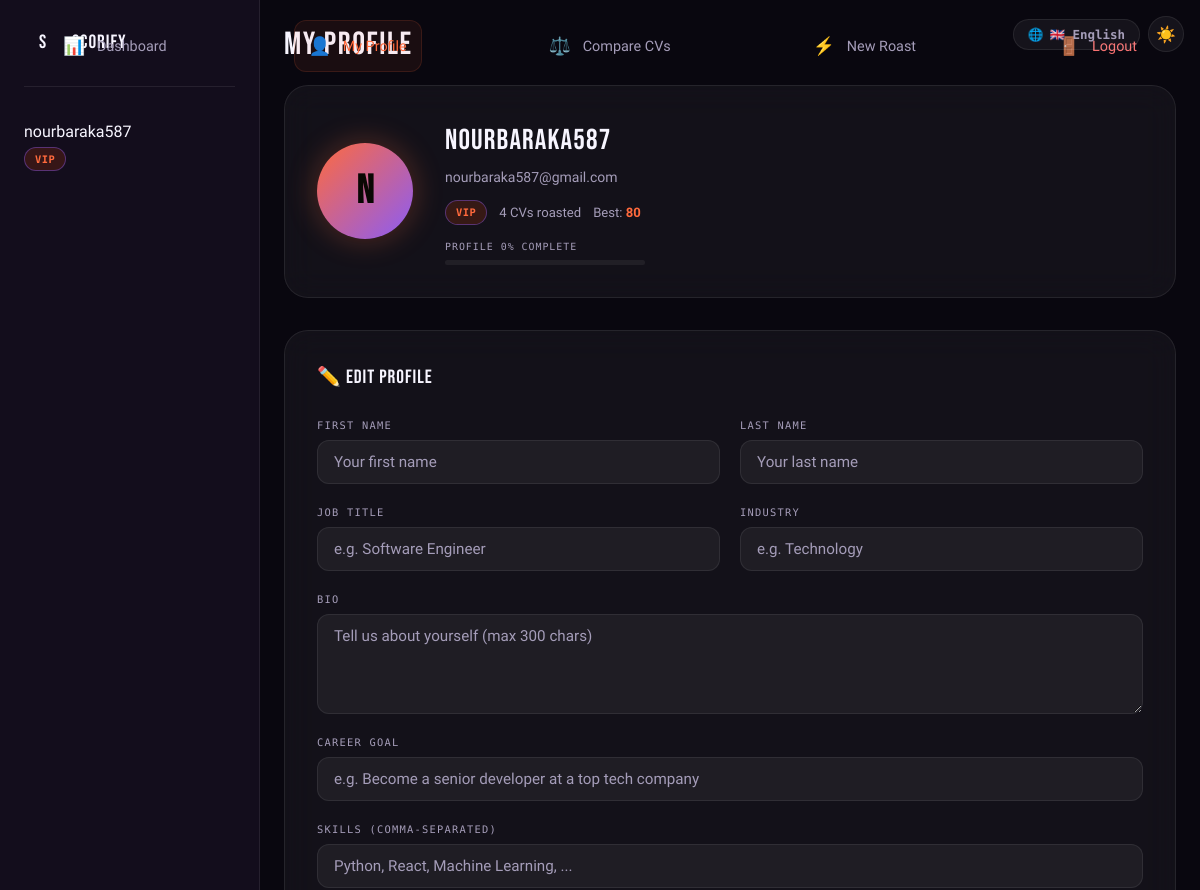
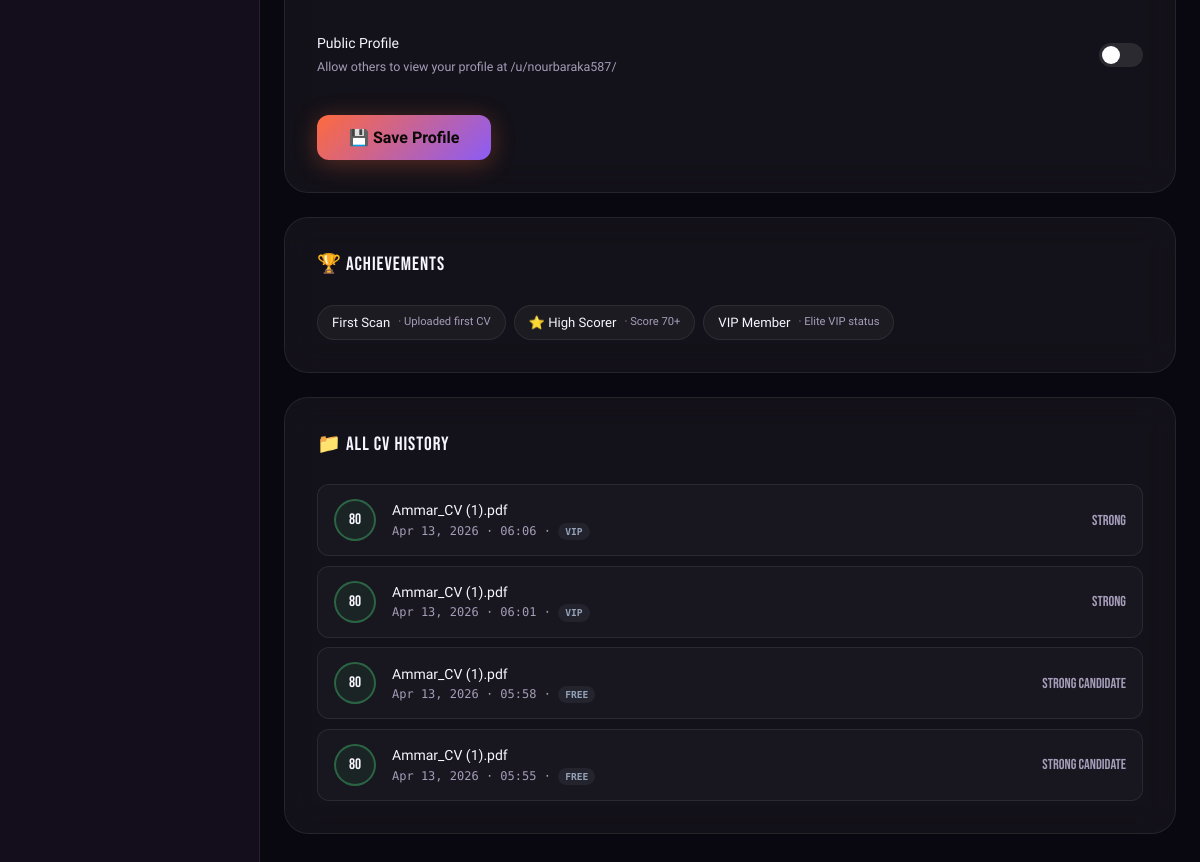
Page /profile/ (signed in) on the committed database (2 pictures, top to bottom).
### roaster/models.py (models this page shows, shortened)
class UserProfile(models.Model):
  PLAN_FREE = 'free'
  PLAN_PRO = 'pro'
  PLAN_VIP = 'vip'
  PLAN_CHOICES = [(PLAN_FREE,'Free'),(PLAN_PRO,'Pro'),(PLAN_VIP,'VIP')]
  user = models.OneToOneField(User, on_delete=models.CASCADE, related_name='profile')
  plan = models.CharField(max_length=10, choices=PLAN_CHOICES, default=PLAN_FREE)
  pro_since = models.DateTimeField(null=True, blank=True)
  pro_expires = models.DateTimeField(null=True, blank=True)
  total_uploads = models.IntegerField(default=0)
  avatar = models.ImageField(upload_to='avatars/', null=True, blank=True)
  job_title = models.CharField(max_length=100, blank=True)
  industry = models.CharField(max_length=100, blank=True)
  bio = models.TextField(blank=True, max_length=300)
  career_goal = models.CharField(max_length=200, blank=True)
  skills_tags = models.TextField(blank=True)
  best_score = models.IntegerField(default=0)
  public_profile = models.BooleanField(default=False)
  onboarding_done = models.BooleanField(default=False)
  bonus_uploads = models.IntegerField(default=0) # earned via referrals
  created_at = models.DateTimeField(auto_now_add=True)
  @property
  def is_pro(self):
    return self.plan in (self.PLAN_PRO, self.PLAN_VIP)
  @property
  def plan_badge(self):
    return {'free':'⚪','pro':'🔵','vip':''}.get(self.plan,'⚪')
  @property
  def profile_completion(self):
    fields = [self.user.first_name, self.job_title, self.industry,
         self.bio, self.career_goal, self.skills_tags]
    filled = sum(1 for f in fields if f)
    has_avatar = 1 if self.avatar else 0
    return int(((filled + has_avatar) / (len(fields) + 1)) * 100)
  @property
  def achievements(self):
    badges = []
    if self.total_uploads >= 1: badges.append({'icon':'','name':'First Scan','desc':'Uploaded first CV'})
    if self.total_uploads >= 5: badges.append({'icon':'💪','name':'Scan Veteran','desc':'5 CVs analyzed'})
    if self.total_uploads >= 10: badges.append({'icon':'🏆','name':'Scan Master','desc':'10 CVs analyzed'})
    if self.total_uploads >= 25: badges.append({'icon':'👑','name':'Scan Legend','desc':'25 CVs analyzed'})
    if self.best_score >= 70: badges.append({'icon':'⭐','name':'High Scorer','desc':'Score 70+'})
    if self.best_score >= 85: badges.append({'icon':'💎','name':'Elite CV','desc':'Score 85+'})
    if self.best_score >= 95: badges.append({'icon':'🚀','name':'Perfect CV','desc':'Score 95+'})
    if self.plan == 'pro': badges.append({'icon':'🔵','name':'Pro Member','desc':'Upgraded to Pro'})
    if self.plan == 'vip': badges.append({'icon':'','name':'VIP Member','desc':'Elite VIP status'})
    if self.profile_completion >= 80: badges.append({'icon':'✅','name':'Complete Profile','desc':'Profile 80%'})
    referral = getattr(self, 'referral_code', None)
    if referral and getattr(referral, 'total_referrals', 0) >= 1:
      badges.append({'icon':'🤝','name':'Referrer','desc':'Referred a friend'})
    return badges

class CVAnalysis(models.Model):
  id = models.UUIDField(primary_key=True, default=uuid.uuid4, editable=False)
  user = models.ForeignKey(User, on_delete=models.SET_NULL, null=True, blank=True, related_name='analyses')
  session_key = models.CharField(max_length=64, blank=True, null=True)
  original_filename = models.CharField(max_length=255)
  overall_score = models.IntegerField(null=True)
  verdict = models.CharField(max_length=100, blank=True)
  analysis_data = models.JSONField(null=True)
  is_preview = models.BooleanField(default=False)
  plan_used = models.CharField(max_length=10, default='free')
  created_at = models.DateTimeField(auto_now_add=True)
  processing_time = models.FloatField(null=True)
  ip_address = models.GenericIPAddressField(null=True)
  class Meta:
    ordering = ['-created_at']

### roaster/views.py (the view, shortened to what this page needs)
# urls.py: path('profile/',              views.profile_view,    name='profile'),
@login_required
def profile_view(request):
  profile = _ensure_profile(request.user)
  all_analyses = CVAnalysis.objects.filter(user=request.user).order_by('-created_at')
  return render(request, 'roaster/profile.html', {'profile': profile, 'analyses': all_analyses})

### roaster/context_processors.py (called while the page is built)
def branding(request):
    is_pro = False
    try:
        if request.user.is_authenticated:
            is_pro = bool(getattr(request.user, "profile", None) and request.user.profile.is_pro)
    except Exception:
        is_pro = False
    return {
        "site_url": settings.SITE_URL,
        "site_name": "Scorify",
        "support_email": settings.SUPPORT_EMAIL,
        "user_is_pro": is_pro,
    }

### roaster/views.py (called while the page is built)
def _ensure_profile(user):
  profile, _ = UserProfile.objects.get_or_create(user=user)
  return profile

### roaster/templates/roaster/profile.html (shortened to what this page needs)
{% extends 'roaster/base.html' %}
{% load static %}
{% block extra_head %}
<link rel="stylesheet" href="{% static 'roaster/css/profile.css' %}">
{% endblock %}
{% block body_attrs %} class="profile-page"{% endblock %}
{% block content %}
<div class="page-utility-bar">
  <div id="globeWrap"></div>
  <button type="button" id="themeBtn" data-theme-toggle onclick="toggleTheme()" aria-label="Toggle theme">☀️</button>
</div>
<aside class="sidebar">
  <a href="/" class="sb-logo">
    <div class="sb-logo-icon brand-emblem" aria-hidden="true"><span>S</span></div>
    Scorify
  </a>
  <a href="/profile/" class="sb-user">
    <div style="flex:1;min-width:0">
      <div class="sb-user-name">{{ request.user.username }}</div>
      <div class="sb-user-plan">
        <span class="badge badge-{{ profile.plan }}">{{ profile.plan_badge }} {{ profile.plan|upper }}</span>
      </div>
    </div>
  </a>
  <br>
  <nav class="sb-nav">
    <a href="/dashboard/" class="sb-link"><span class="sb-icon">📊</span> <span data-i18n="sb-dashboard">Dashboard</span></a>
    <a href="/profile/"   class="sb-link active"><span class="sb-icon">👤</span> <span data-i18n="sb-profile">My Profile</span></a>
    <a href="/compare/"   class="sb-link"><span class="sb-icon">⚖️</span> <span data-i18n="sb-compare">Compare CVs</span></a>
    <a href="/dashboard/#uploadZone" class="sb-link"><span class="sb-icon">⚡</span> <span data-i18n="sb-newroast">New Roast</span></a>
    <a href="/logout/" class="sb-link" style="margin-top:auto;color:#f87171"><span class="sb-icon">🚪</span> <span data-i18n="sb-logout">Logout</span></a>
  </nav>
</aside>
<main class="main">
  <div class="topbar">
    <div class="topbar-title">MY PROFILE</div>
  </div>
  <div class="profile-header">
    <div class="avatar-wrap" onclick="document.getElementById('avatarInput').click()">
      <div class="avatar-big" id="avatarDisplay">
        {% if profile.avatar %}<img src="{{ profile.avatar.url }}" alt="">
        {% else %}{{ request.user.username|first|upper }}{% endif %}
      </div>
    </div>
    <div class="profile-info">
      <div class="profile-name">{{ request.user.first_name|default:request.user.username }} {{ request.user.last_name }}</div>
      <div class="profile-email">{{ request.user.email }}</div>
      <div class="profile-meta">
        <span class="badge badge-{{ profile.plan }}">{{ profile.plan_badge }} {{ profile.plan|upper }}</span>
        <span style="font-size:.82rem;color:var(--smoke)">{{ profile.total_uploads }} CVs roasted</span>
        {% if profile.best_score > 0 %}
        <span style="font-size:.82rem;color:var(--smoke)">Best: <strong style="color:var(--fire)">{{ profile.best_score }}</strong></span>
        {% endif %}
      </div>
      <div style="margin-top:.875rem">
        <div class="completion-label">Profile {{ profile.profile_completion }}% Complete</div>
        <div class="completion-track" style="max-width:200px">
        </div>
      </div>
    </div>
  </div>
  <div class="card">
    <div class="card-title">✏️ Edit Profile</div>
    <form id="profileForm">
      <div class="form-row">
        <div class="form-group">
          <label class="form-label">First Name</label>
          <input type="text" name="first_name" class="form-input" value="{{ request.user.first_name }}" placeholder="Your first name">
        </div>
        <div class="form-group">
          <label class="form-label">Last Name</label>
          <input type="text" name="last_name" class="form-input" value="{{ request.user.last_name }}" placeholder="Your last name">
        </div>
      </div>
      <div class="form-row">
        <div class="form-group">
          <label class="form-label">Job Title</label>
          <input type="text" name="job_title" class="form-input" value="{{ profile.job_title }}" placeholder="e.g. Software Engineer">
        </div>
        <div class="form-group">
          <label class="form-label">Industry</label>
          <input type="text" name="industry" class="form-input" value="{{ profile.industry }}" placeholder="e.g. Technology">
        </div>
      </div>
      <div class="form-row">
        <div class="form-group full">
          <label class="form-label">Bio</label>
          <textarea name="bio" class="form-textarea" placeholder="Tell us about yourself (max 300 chars)">{{ profile.bio }}</textarea>
        </div>
      </div>
      <div class="form-row">
        <div class="form-group full">
          <label class="form-label">Career Goal</label>
          <input type="text" name="career_goal" class="form-input" value="{{ profile.career_goal }}" placeholder="e.g. Become a senior developer at a top tech company">
        </div>
      </div>
      <div class="form-row">
        <div class="form-group full">
          <label class="form-label">Skills (comma-separated)</label>
          <input type="text" name="skills_tags" class="form-input" value="{{ profile.skills_tags }}" placeholder="Python, React, Machine Learning, ...">
        </div>
      </div>
      <div style="margin-bottom:1.5rem">
        <div class="toggle-row">
          <div>
            <div class="toggle-label">Public Profile</div>
            <div class="toggle-desc">Allow others to view your profile at /u/{{ request.user.username }}/</div>
          </div>
          <label class="toggle-wrap">
            <span class="toggle-slider"></span>
          </label>
        </div>
      </div>
      <button type="button" class="save-btn" onclick="saveProfile()">💾 Save Profile</button>
    </form>
  </div>
  <div class="card">
    <div class="card-title">🏆 Achievements</div>
    <div class="badges">
      {% for badge in profile.achievements %}
      <div class="badge-item" title="{{ badge.desc }}">
        {{ badge.icon }} {{ badge.name }}
        <span class="badge-desc">· {{ badge.desc }}</span>
      </div>
      {% empty %}
      <div style="color:var(--smoke);font-size:.875rem">Upload CVs to earn badges!</div>
      {% endfor %}
    </div>
  </div>
  <div class="card">
    <div class="card-title">📁 All CV History</div>
    {% if analyses %}
    <div class="mini-history">
      {% for a in analyses %}
      <div class="mini-card">
        <div class="mini-score {% if a.overall_score < 40 %}sc-f{% elif a.overall_score < 65 %}sc-a{% else %}sc-g{% endif %}"
             style="border-color:{% if a.overall_score < 40 %}rgba(248,113,113,.4){% elif a.overall_score < 65 %}rgba(139,92,246,.4){% else %}rgba(74,222,128,.35){% endif %};background:{% if a.overall_score < 40 %}rgba(248,113,113,.07){% elif a.overall_score < 65 %}rgba(139,92,246,.07){% else %}rgba(74,222,128,.07){% endif %}">
          {{ a.overall_score|default:"—" }}
        </div>
        <div style="flex:1;min-width:0">
          <div style="font-size:.875rem;white-space:nowrap;overflow:hidden;text-overflow:ellipsis">{{ a.original_filename }}</div>
          <div style="font-size:.75rem;color:var(--smoke);font-family:var(--font-m)">
            {{ a.created_at|date:"M d, Y · H:i" }} ·
            <span style="display:inline-block;padding:1px 7px;border-radius:99px;font-size:.6rem;font-weight:700;background:rgba(100,116,139,.15);color:#94a3b8">{{ a.plan_used|upper }}</span>
          </div>
        </div>
        <div style="font-family:var(--font-d);font-size:.9rem;color:var(--smoke)">{{ a.verdict }}</div>
      </div>
      {% endfor %}
    </div>
    {% else %}
    <div style="text-align:center;padding:2rem;color:var(--smoke)">
      No CVs yet. <a href="/" style="color:var(--fire)">Upload your first CV →</a>
    </div>
    {% endif %}
  </div>
</main>
{% endblock %}

### roaster/static/roaster/css/shared.css (style rules this page uses)
:root { --bg: #09070f; --bg2: #130d1c; --surface: rgba(255,255,255,.045); --surface2:rgba(255,255,255,.08); --a1: #ff6a3d; --a2: #8b5cf6; --a3: #ff4fa3; --fire: #ff6a3d; --amber: #8b5cf6; --cream: #f7f5ff; --smoke: #a59db9; --border: rgba(255,255,255,.08); --border2: rgba(139,92,246,.42); --glow1: rgba(255,106,61,.28); --glow2: rgba(139,92,246,.18); --pro: #3b82f6; --font-d: 'Bebas Neue', sans-serif; --font-b: 'Bricolage Grotesque', sans-serif; --font-m: 'DM Mono', monospace; --r: 16px; --r-lg: 24px; --t: .3s cubic-bezier(.4,0,.2,1); --ts: .5s cubic-bezier(.34,1.56,.64,1); }
*,*::before,*::after { box-sizing: border-box; margin: 0; padding: 0; }
html { scroll-behavior: smooth; }
body { font-family: var(--font-b); background: var(--bg); color: var(--cream); min-height: 100vh; line-height: 1.6; -webkit-font-smoothing: antialiased; overflow-x: hidden; transition: background .5s ease, color .4s ease; }
a { color: inherit; text-decoration: none; }
button { font-family: var(--font-b); }
button, a, [role='button'], label { cursor: pointer; }
input, textarea, select { cursor: text; }
nav { position: fixed; top: 0; left: 0; right: 0; z-index: 200; display: flex; align-items: center; justify-content: space-between; padding: 1.25rem clamp(1.5rem,4vw,3rem); transition: .4s; gap: 1rem; }
.badge { display: inline-flex; align-items: center; gap: 4px; padding: 3px 10px; border-radius: 99px; font-size: .65rem; font-weight: 700; font-family: var(--font-m); letter-spacing: .05em; }
.badge-vip { background: rgba(255,77,0,.15); color: var(--a1); border: 1px solid var(--border2); }
.page-utility-bar { position: fixed; top: 1rem; right: 1rem; z-index: 260; display: flex; align-items: center; gap: .5rem; }
.page-utility-bar #themeBtn { width: 36px; height: 36px; border-radius: 50%; border: 1px solid var(--border); background: rgba(255,255,255,.05); color: var(--smoke); cursor: pointer; font-size: 1rem; display: flex; align-items: center; justify-content: center; transition: .25s; }
.nav-logo-icon, .auth-brand-mark, .auth-logo-icon, .sb-logo-icon, .otp-logo-icon, .footer-logo-icon, .legal-logo-icon, .loading-fire { display: inline-flex; align-items: center; justify-content: center; flex-shrink: 0; overflow: hidden; position: relative; border-radius: 12px; background: transparent; border: none; box-shadow: none; will-change: transform; transition: box-shadow .5s ease, filter .5s ease; }
body.dashboard-page, body.profile-page, body.compare-page { display: flex; align-items: stretch; height: 100vh; overflow: hidden; }

### rows in the picture
UserProfile: plan "VIP", total_uploads "4", best_score "80", profile_completion "0"
CVAnalysis: overall_score "80", original_filename "Ammar_CV (1).pdf", created_at "Apr 13, 2026 · 06:06", plan_used "VIP", verdict "STRONG"
CVAnalysis: overall_score "80", original_filename "Ammar_CV (1).pdf", created_at "Apr 13, 2026 · 06:01", plan_used "VIP", verdict "STRONG"
CVAnalysis: overall_score "80", original_filename "Ammar_CV (1).pdf", created_at "Apr 13, 2026 · 05:58", plan_used "FREE", verdict "STRONG CANDIDATE"
CVAnalysis: overall_score "80", original_filename "Ammar_CV (1).pdf", created_at "Apr 13, 2026 · 05:55", plan_used "FREE", verdict "STRONG CANDIDATE"

### other values in the picture
{{ request.user.username }} "nourbaraka587"
{{ request.user.username|first|upper }} "N"
{{ request.user.first_name|default:request.user.username }} "nourbaraka587"
{{ request.user.email }} "nourbaraka587@gmail.com"
{{ badge.name }} "First Scan" "High Scorer" "VIP Member"
{{ badge.desc }} "Uploaded first CV" "Score 70+" "Elite VIP status"
{{ badge.icon }} "⭐"
